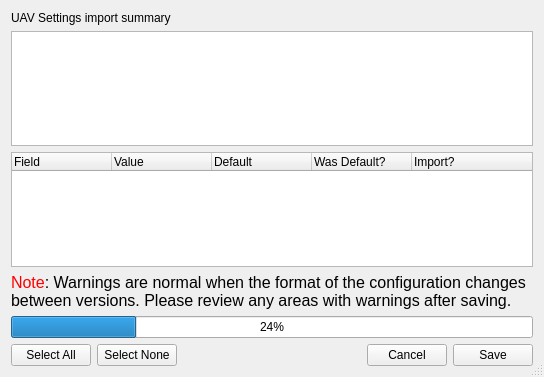
<?xml version="1.0" encoding="UTF-8"?>
<ui version="4.0">
 <class>ImportSummaryDialog</class>
 <widget class="QDialog" name="ImportSummaryDialog">
  <property name="geometry">
   <rect>
    <x>0</x>
    <y>0</y>
    <width>544</width>
    <height>377</height>
   </rect>
  </property>
  <property name="windowTitle">
   <string>Dialog</string>
  </property>
  <property name="sizeGripEnabled">
   <bool>true</bool>
  </property>
  <layout class="QVBoxLayout" name="verticalLayout">
   <item>
    <widget class="QLabel" name="label">
     <property name="text">
      <string>UAV Settings import summary</string>
     </property>
    </widget>
   </item>
   <item>
    <widget class="QTableWidget" name="importSummaryList">
     <property name="horizontalScrollBarPolicy">
      <enum>Qt::ScrollBarAlwaysOff</enum>
     </property>
     <property name="alternatingRowColors">
      <bool>true</bool>
     </property>
     <attribute name="horizontalHeaderMinimumSectionSize">
      <number>10</number>
     </attribute>
     <attribute name="horizontalHeaderStretchLastSection">
      <bool>true</bool>
     </attribute>
     <attribute name="verticalHeaderVisible">
      <bool>false</bool>
     </attribute>
     <attribute name="verticalHeaderStretchLastSection">
      <bool>false</bool>
     </attribute>
    </widget>
   </item>
   <item>
    <widget class="QTreeWidget" name="treeWidget">
     <property name="headerHidden">
      <bool>false</bool>
     </property>
     <column>
      <property name="text">
       <string>Field</string>
      </property>
     </column>
     <column>
      <property name="text">
       <string>Value</string>
      </property>
     </column>
     <column>
      <property name="text">
       <string>Default</string>
      </property>
     </column>
     <column>
      <property name="text">
       <string>Was Default?</string>
      </property>
     </column>
     <column>
      <property name="text">
       <string>Import?</string>
      </property>
     </column>
    </widget>
   </item>
   <item>
    <widget class="QLabel" name="label_2">
     <property name="text">
      <string>&lt;html&gt;&lt;head/&gt;&lt;body&gt;&lt;p&gt;&lt;span style=&quot; font-size:12pt; color:#ff0000;&quot;&gt;Note&lt;/span&gt;&lt;span style=&quot; font-size:12pt;&quot;&gt;: Warnings are normal when the format of the configuration changes between versions. Please review any areas with warnings after saving.&lt;/span&gt;&lt;/p&gt;&lt;/body&gt;&lt;/html&gt;</string>
     </property>
     <property name="wordWrap">
      <bool>true</bool>
     </property>
    </widget>
   </item>
   <item>
    <widget class="QProgressBar" name="progressBar">
     <property name="value">
      <number>24</number>
     </property>
    </widget>
   </item>
   <item>
    <layout class="QHBoxLayout" name="horizontalLayout">
     <item>
      <widget class="QPushButton" name="btnSelectAll">
       <property name="text">
        <string>Select All</string>
       </property>
       <property name="autoDefault">
        <bool>false</bool>
       </property>
      </widget>
     </item>
     <item>
      <widget class="QPushButton" name="btnSelectNone">
       <property name="text">
        <string>Select None</string>
       </property>
       <property name="autoDefault">
        <bool>false</bool>
       </property>
      </widget>
     </item>
     <item>
      <spacer name="horizontalSpacer">
       <property name="orientation">
        <enum>Qt::Horizontal</enum>
       </property>
       <property name="sizeHint" stdset="0">
        <size>
         <width>40</width>
         <height>20</height>
        </size>
       </property>
      </spacer>
     </item>
     <item>
      <widget class="QPushButton" name="helpButton">
       <property name="maximumSize">
        <size>
         <width>32</width>
         <height>32</height>
        </size>
       </property>
       <property name="text">
        <string/>
       </property>
       <property name="icon">
        <iconset resource="../coreplugin/core.qrc">
         <normaloff>:/core/images/helpicon.svg</normaloff>:/core/images/helpicon.svg</iconset>
       </property>
       <property name="iconSize">
        <size>
         <width>32</width>
         <height>32</height>
        </size>
       </property>
       <property name="flat">
        <bool>true</bool>
       </property>
      </widget>
     </item>
     <item>
      <widget class="QPushButton" name="closeButton">
       <property name="toolTip">
        <string>Close this dialog without further changes</string>
       </property>
       <property name="text">
        <string>Cancel</string>
       </property>
      </widget>
     </item>
     <item>
      <widget class="QPushButton" name="btnSaveToFlash">
       <property name="toolTip">
        <string>Save all settings checked above to persistent board storage,
then close the dialog.</string>
       </property>
       <property name="text">
        <string>Save</string>
       </property>
      </widget>
     </item>
    </layout>
   </item>
  </layout>
 </widget>
 <resources>
  <include location="../coreplugin/core.qrc"/>
  <include location="../coreplugin/core.qrc"/>
 </resources>
 <connections/>
</ui>
